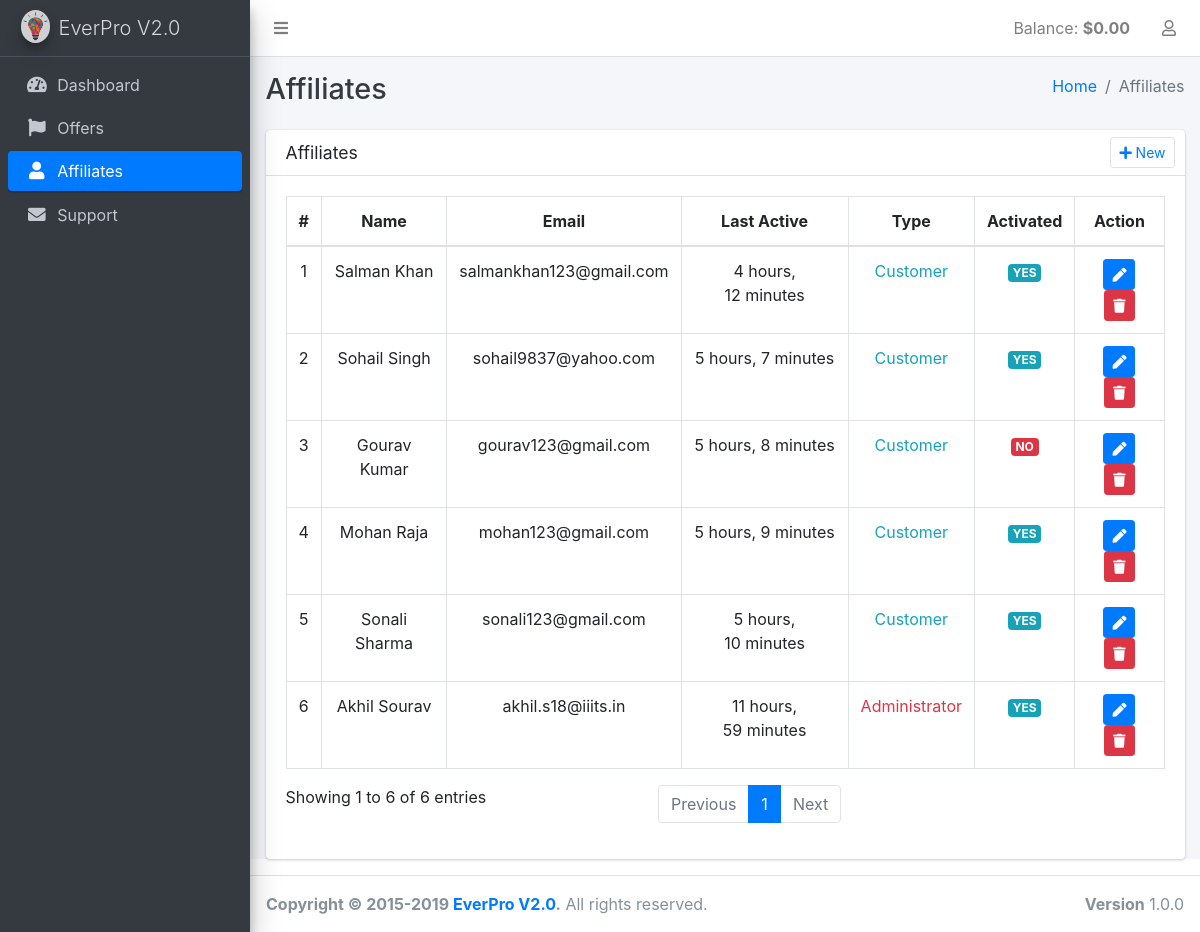
Screenshot of /dashboard/affiliates/ (signed in) with the database file from the repository.
### profiles/models.py (models this page shows, shortened)
class User(AbstractBaseUser):
    email = models.EmailField(_('email address'), unique=True)
    is_staff = models.BooleanField(
        _('staff status'),
        default=False,
        help_text=_('Designates whether the user can log into this admin site.')
    )
    is_active = models.BooleanField(
        _('active'),
        default=False,
        help_text=_('Designates whether this user should be treated as active. '
                    'Unselect this instead of deleting accounts.')
    )
    is_superuser = models.BooleanField(
        _('Is superuser?'),
        default=False,
        help_text=_('Designates that this user has all permissions without explicitly assigning them.')
    )
    date_joined = models.DateTimeField(_('date joined'), default=timezone.now)
    first_name = models.CharField(_('first name'), max_length=30, blank=True)
    last_name = models.CharField(_('last name'), max_length=30, blank=True)
    USERNAME_FIELD = 'email'
    objects = UserManager()
    class Meta:
        verbose_name = _('user')
        verbose_name_plural = _('users')
        ordering = ['-id']
    def get_full_name(self):
        return u"{0} {1}".format(self.first_name, self.last_name).strip() or self.email
    def get_balance(self):
        if Balance.objects.filter(customer=self).count() == 0:
            Balance.objects.create(customer=self, balance=Decimal('0.00'))
        return Balance.objects.filter(customer=self).aggregate(Sum('balance'))['balance__sum']

### dashboard/views.py (the view)
# urls.py: path('affiliates/', AffiliatesView.as_view(), name='affiliates'),
class AffiliatesView(LoginRequiredMixin, ListView):
    success_url = '/dashboard/affiliates/'
    template_name = 'dashboard/affiliates.html'
    model = User
    context_object_name = 'users'

### common/mixins.py (called while the page is built)
    @method_decorator(login_required)
    def dispatch(self, request, *args, **kwargs):
        return super(LoginRequiredMixin, self).dispatch(request, *args, **kwargs)

### templates/dashboard/affiliates.html (shortened to what this page needs)
{% extends "dashboard/include/layout.html" %}
{% load static %}
{% block extrastyle %}
  <link href="{% static 'plugins/toastr/toastr.min.css' %}" rel="stylesheet" type="text/css" />
{% endblock %}
{% block sidebar %}
  {% include "dashboard/include/sidebar.html" with active='Affiliates' %}
{% endblock %}
{% block content-header %}
  {% include "dashboard/include/content-header.html" with header='Affiliates' %}
{% endblock %}
{% block content %}
    <div class="card">
      <div class="card-header">
        <h3 class="card-title">Affiliates</h3>
        <div class="card-tools">
          <ul class="pagination pagination-sm float-right">
            <li class="page-item">
              <a class="create-user page-link" href="#">
                <i class="fa fa-plus"></i> New
              </a>
            </li>
          </ul>
        </div>
      </div>
      <div class="card-body">
        <div class="dataTables_wrapper dt-bootstrap4">
          <div class="row">
            <div class="col-sm-12">
              <table id="users-table" class="table table-bordered table-hover">
                <thead>
                <tr>
                  <th class="text-center" scope="col">#</th>
                  <th class="text-center" scope="col">Name</th>
                  <th class="text-center" scope="col">Email</th>
                  <th class="text-center" scope="col">Last Active</th>
                  <th class="text-center" scope="col">Type</th>
                  <th class="text-center" scope="col">Activated</th>
                  <th class="text-center" scope="col">Action</th>
                </tr>
                </thead>
                <tbody>
                {% for user in users %}
                  <tr>
                    <td class="text-center" scope="row">{{ forloop.counter }}</td>
                    <td class="text-center">{{ user.get_full_name|default:"No Name" }}</td>
                    <td class="text-center">{{ user.email }}</td>
                    <td class="text-center">{{ user.date_joined|timesince }}</td>
                    <td class="text-center">
                      {% if user.is_superuser %}
                        <span class="text-danger">Administrator</span>
                      {% else %}
                        <span class="text-info">Customer</span>
                      {% endif %}
                    </td>
                    <td class="text-center">
                      {% if user.is_active %}
                        <span class="badge badge-info">YES</span>
                      {% else %}
                        <span class="badge badge-danger">NO</span>
                      {% endif %}
                    </td>
                    <td class="text-center">
                      <button type="button" class="update-user btn btn-sm btn-primary" data-id="{% url 'dashboard:update-user' user.pk %}">
                        <span class="fa fa-pen"></span>
                      </button>
                      <button type="button" class="delete-user btn btn-sm btn-danger" data-id="{% url 'dashboard:delete-user' user.pk %}">
                        <span class="fa fa-trash"></span>
                      </button>
                    </td>
                  </tr>
                {% endfor %}
                </tbody>
              </table>
            </div>
          </div>
        </div>
      </div>
    </div>
{% endblock content %}

### templates/dashboard/include/layout.html (shortened to what this page needs)
{% load i18n static %}
<!DOCTYPE html>
<html>
<head>
  <link href="{% static 'plugins/fontawesome-free/css/all.min.css' %}" rel="stylesheet" type="text/css" />
  <link href="{% static 'plugins/tempusdominus-bootstrap-4/css/tempusdominus-bootstrap-4.min.css' %}" rel="stylesheet" type="text/css" />
  <link href="{% static 'plugins/icheck-bootstrap/icheck-bootstrap.min.css' %}" rel="stylesheet" type="text/css" />
  <link href="{% static 'plugins/adminlte/css/adminlte.min.css' %}" rel="stylesheet" type="text/css" />
  <link href="{% static 'plugins/overlayScrollbars/css/OverlayScrollbars.min.css' %}" rel="stylesheet" type="text/css" />
  {% block extrastyle %}{% endblock %}
</head>
{% load i18n %}
<body class="hold-transition sidebar-mini layout-fixed">
  <div class="wrapper">
    <nav class="main-header navbar navbar-expand navbar-light navbar-white">
      <ul class="navbar-nav">
        <li class="nav-item">
          <a class="nav-link" data-widget="pushmenu" href="#"><i class="fas fa-bars"></i> </a>
        </li>
      </ul>
      <ul class="navbar-nav ml-auto">
        <li class="nav-item">
          <span class="nav-link">Balance: <strong>${{ user.get_balance|default:'0'|floatformat:2 }}</strong></span>
        </li>
        <li class="nav-item dropdown">
          <a class="nav-link" data-toggle="dropdown" href="#">
            <i class="far fa-user"></i>
          </a>
        </li>
      </ul>
    </nav>
    <aside class="main-sidebar sidebar-dark-primary elevation-4">
      <a href="#" class="brand-link">
        <img src="{% static 'img/logo.png' %}" alt="Logo" class="brand-image img-circle elevation-3"
             style="opacity: .8">
        <span class="brand-text font-weight-light">EverPro V2.0</span>
      </a>
      {% block sidebar %}
      {% endblock %}
    </aside>
    <div class="content-wrapper">
      {%  block content-header %}
      {% endblock %}
      <section class="content">
        <div class="container-fluid">
          {% block content %}
          {% endblock %}
        </div>
      </section>
    </div>
    <footer class="main-footer">
      <div class="float-right d-none d-sm-inline">
        <b>Version</b> 1.0.0
      </div>
      <strong>Copyright &copy; 2015-2019 <a href="/">EverPro V2.0</a>.</strong>
      All rights reserved.
    </footer>
  </div>
</body>
</html>

### rows the page displays
User: get_balance "0.00", get_full_name "Akhil Sourav", email "akhil.s18@iiits.in", date_joined "11 hours, 59 minutes", is_superuser "Administrator", is_active "YES"
User: get_full_name "Salman Khan", email "salmankhan123@gmail.com", date_joined "4 hours, 12 minutes", is_superuser "Customer", is_active "YES"
User: get_full_name "Sohail Singh", email "sohail9837@yahoo.com", date_joined "5 hours, 7 minutes", is_superuser "Customer", is_active "YES"
User: get_full_name "Gourav Kumar", email "gourav123@gmail.com", date_joined "5 hours, 8 minutes", is_superuser "Customer", is_active "NO"
User: get_full_name "Mohan Raja", email "mohan123@gmail.com", date_joined "5 hours, 9 minutes", is_superuser "Customer", is_active "YES"
User: get_full_name "Sonali Sharma", email "sonali123@gmail.com", date_joined "5 hours, 10 minutes", is_superuser "Customer", is_active "YES"

### other values shown
{{ header }} "Affiliates"
